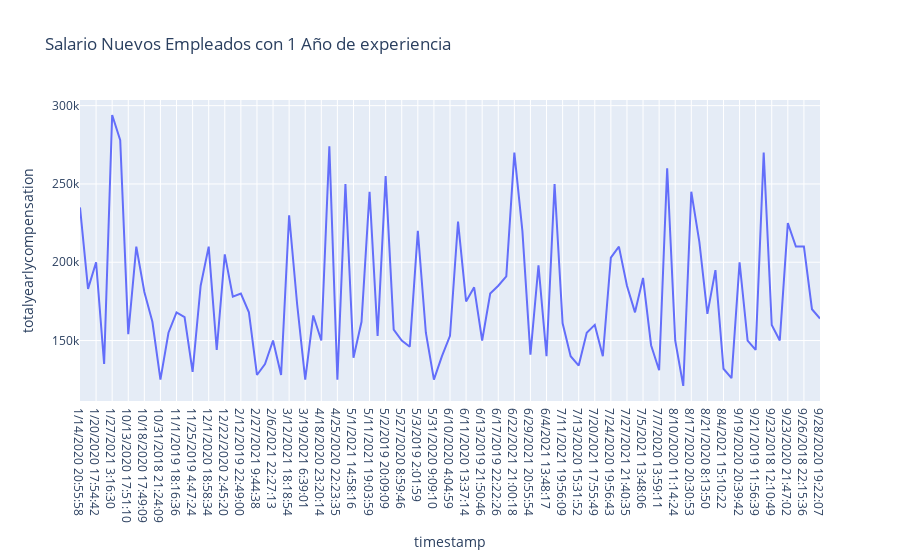

The cell this chart's notebook holds for it:
### Code cell
px.line(df_dat2mean, x='timestamp', y='totalyearlycompensation',labels={'x':'Date','y':'Salario'},
        title='Salario Nuevos Empleados con 1 Año de experiencia')
